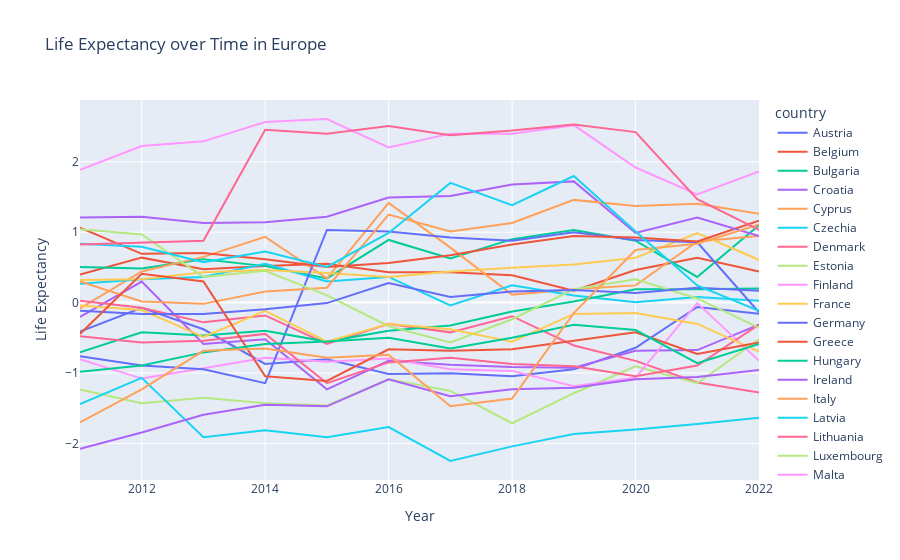

Notebook source saved alongside this figure:
### Code cell
fig = px.line(
    combined,
    x='year',
    y='healthcare',
    color='country',
    labels={'year': 'Year', 'healthcare': 'Life Expectancy'},
    title='Life Expectancy over Time in Europe',
    hover_data=['country', 'year']
)
fig

### Figure 1 — Plotly figure (JSON) as saved in the notebook; plotly's stock layout.template omitted (floating-point values rounded to 4 significant figures)
{"data": [{"customdata": [["Austria"], ["Austria"], ["Austria"], ["Austria"], ["Austria"], ["Austria"], ["Austria"], ["Austria"], ["Austria"], ["Austria"], ["Austria"], ["Austria"]], "hovertemplate": "country=%{customdata[0]}<br>Year=%{x}<br>Life Expectancy=%{y}<extra></extra>", "legendgroup": "Austria", "line": {"color": "#636efa", "dash": "solid"}, "marker": {"symbol": "circle"}, "mode": "lines", "name": "Austria", "orientation": "v", "showlegend": true, "type": "scatter", "x": [2011, 2012, 2013, 2014, 2015, 2016, 2017, 2018, 2019, 2020, 2021, 2022], "xaxis": "x", "y": [-0.4118, -0.07264, -0.3789, -0.8712, -0.8056, -1.013, -1.002, -1.046, -0.9478, -0.6415, -0.0617, -0.1602], "yaxis": "y"}, {"customdata": [["Belgium"], ["Belgium"], ["Belgium"], ["Belgium"], ["Belgium"], ["Belgium"], ["Belgium"], ["Belgium"], ["Belgium"], ["Belgium"], ["Belgium"], ["Belgium"]], "hovertemplate": "country=%{customdata[0]}<br>Year=%{x}<br>Life Expectancy=%{y}<extra></extra>", "legendgroup": "Belgium", "line": {"color": "#EF553B", "dash": "solid"}, "marker": {"symbol": "circle"}, "mode": "lines", "name": "Belgium", "orientation": "v", "showlegend": true, "type": "scatter", "x": [2011, 2012, 2013, 2014, 2015, 2016, 2017, 2018, 2019, 2020, 2021, 2022], "xaxis": "x", "y": [0.3978, 0.6384, 0.4743, 0.5181, 0.5509, 0.4306, 0.4306, 0.3868, 0.168, 0.4634, 0.6384, 0.4415], "yaxis": "y"}, {"customdata": [["Bulgaria"], ["Bulgaria"], ["Bulgaria"], ["Bulgaria"], ["Bulgaria"], ["Bulgaria"], ["Bulgaria"], ["Bulgaria"], ["Bulgaria"], ["Bulgaria"], ["Bulgaria"], ["Bulgaria"]], "hovertemplate": "country=%{customdata[0]}<br>Year=%{x}<br>Life Expectancy=%{y}<extra></extra>", "legendgroup": "Bulgaria", "line": {"color": "#00cc96", "dash": "solid"}, "marker": {"symbol": "circle"}, "mode": "lines", "name": "Bulgaria", "orientation": "v", "showlegend": true, "type": "scatter", "x": [2011, 2012, 2013, 2014, 2015, 2016, 2017, 2018, 2019, 2020, 2021, 2022], "xaxis": "x", "y": [0.5071, 0.4853, 0.6165, 0.5181, 0.3431, 0.89, 0.6275, 0.901, 1.032, 0.8791, 0.3649, 1.098], "yaxis": "y"}, {"customdata": [["Croatia"], ["Croatia"], ["Croatia"], ["Croatia"], ["Croatia"], ["Croatia"], ["Croatia"], ["Croatia"], ["Croatia"], ["Croatia"], ["Croatia"], ["Croatia"]], "hovertemplate": "country=%{customdata[0]}<br>Year=%{x}<br>Life Expectancy=%{y}<extra></extra>", "legendgroup": "Croatia", "line": {"color": "#ab63fa", "dash": "solid"}, "marker": {"symbol": "circle"}, "mode": "lines", "name": "Croatia", "orientation": "v", "showlegend": true, "type": "scatter", "x": [2011, 2012, 2013, 2014, 2015, 2016, 2017, 2018, 2019, 2020, 2021, 2022], "xaxis": "x", "y": [-0.2039, 0.2993, -0.5868, -0.5211, -1.232, -0.8275, -0.8821, -0.915, -0.9259, -0.6852, -0.6743, -0.3133], "yaxis": "y"}, {"customdata": [["Cyprus"], ["Cyprus"], ["Cyprus"], ["Cyprus"], ["Cyprus"], ["Cyprus"], ["Cyprus"], ["Cyprus"], ["Cyprus"], ["Cyprus"], ["Cyprus"], ["Cyprus"]], "hovertemplate": "country=%{customdata[0]}<br>Year=%{x}<br>Life Expectancy=%{y}<extra></extra>", "legendgroup": "Cyprus", "line": {"color": "#FFA15A", "dash": "solid"}, "marker": {"symbol": "circle"}, "mode": "lines", "name": "Cyprus", "orientation": "v", "showlegend": true, "type": "scatter", "x": [2011, 2012, 2013, 2014, 2015, 2016, 2017, 2018, 2019, 2020, 2021, 2022], "xaxis": "x", "y": [-0.08358, 0.4415, 0.6494, 0.9338, 0.3431, 1.415, 0.7806, 0.1133, 0.1899, 0.2446, 0.8681, 0.9447], "yaxis": "y"}, {"customdata": [["Czechia"], ["Czechia"], ["Czechia"], ["Czechia"], ["Czechia"], ["Czechia"], ["Czechia"], ["Czechia"], ["Czechia"], ["Czechia"], ["Czechia"], ["Czechia"]], "hovertemplate": "country=%{customdata[0]}<br>Year=%{x}<br>Life Expectancy=%{y}<extra></extra>", "legendgroup": "Czechia", "line": {"color": "#19d3f3", "dash": "solid"}, "marker": {"symbol": "circle"}, "mode": "lines", "name": "Czechia", "orientation": "v", "showlegend": true, "type": "scatter", "x": [2011, 2012, 2013, 2014, 2015, 2016, 2017, 2018, 2019, 2020, 2021, 2022], "xaxis": "x", "y": [0.2665, 0.3321, 0.3649, 0.5509, 0.2993, 0.3649, -0.03982, 0.2446, 0.1024, 0.003938, 0.08051, 0.02582], "yaxis": "y"}, {"customdata": [["Denmark"], ["Denmark"], ["Denmark"], ["Denmark"], ["Denmark"], ["Denmark"], ["Denmark"], ["Denmark"], ["Denmark"], ["Denmark"], ["Denmark"], ["Denmark"]], "hovertemplate": "country=%{customdata[0]}<br>Year=%{x}<br>Life Expectancy=%{y}<extra></extra>", "legendgroup": "Denmark", "line": {"color": "#FF6692", "dash": "solid"}, "marker": {"symbol": "circle"}, "mode": "lines", "name": "Denmark", "orientation": "v", "showlegend": true, "type": "scatter", "x": [2011, 2012, 2013, 2014, 2015, 2016, 2017, 2018, 2019, 2020, 2021, 2022], "xaxis": "x", "y": [0.02582, -0.07264, -0.2805, -0.182, -0.5868, -0.3024, -0.4227, -0.193, -0.6087, -0.8275, -1.134, -1.276], "yaxis": "y"}, {"customdata": [["Estonia"], ["Estonia"], ["Estonia"], ["Estonia"], ["Estonia"], ["Estonia"], ["Estonia"], ["Estonia"], ["Estonia"], ["Estonia"], ["Estonia"], ["Estonia"]], "hovertemplate": "country=%{customdata[0]}<br>Year=%{x}<br>Life Expectancy=%{y}<extra></extra>", "legendgroup": "Estonia", "line": {"color": "#B6E880", "dash": "solid"}, "marker": {"symbol": "circle"}, "mode": "lines", "name": "Estonia", "orientation": "v", "showlegend": true, "type": "scatter", "x": [2011, 2012, 2013, 2014, 2015, 2016, 2017, 2018, 2019, 2020, 2021, 2022], "xaxis": "x", "y": [-1.232, -1.429, -1.353, -1.429, -1.462, -1.09, -1.254, -1.714, -1.287, -0.904, -1.145, -0.5211], "yaxis": "y"}, {"customdata": [["Finland"], ["Finland"], ["Finland"], ["Finland"], ["Finland"], ["Finland"], ["Finland"], ["Finland"], ["Finland"], ["Finland"], ["Finland"], ["Finland"]], "hovertemplate": "country=%{customdata[0]}<br>Year=%{x}<br>Life Expectancy=%{y}<extra></extra>", "legendgroup": "Finland", "line": {"color": "#FF97FF", "dash": "solid"}, "marker": {"symbol": "circle"}, "mode": "lines", "name": "Finland", "orientation": "v", "showlegend": true, "type": "scatter", "x": [2011, 2012, 2013, 2014, 2015, 2016, 2017, 2018, 2019, 2020, 2021, 2022], "xaxis": "x", "y": [-0.8056, -1.079, -0.9314, -0.7837, -0.8384, -0.7946, -0.9478, -0.9697, -1.188, -1.068, -0.007001, -0.8275], "yaxis": "y"}, {"customdata": [["France"], ["France"], ["France"], ["France"], ["France"], ["France"], ["France"], ["France"], ["France"], ["France"], ["France"], ["France"]], "hovertemplate": "country=%{customdata[0]}<br>Year=%{x}<br>Life Expectancy=%{y}<extra></extra>", "legendgroup": "France", "line": {"color": "#FECB52", "dash": "solid"}, "marker": {"symbol": "circle"}, "mode": "lines", "name": "France", "orientation": "v", "showlegend": true, "type": "scatter", "x": [2011, 2012, 2013, 2014, 2015, 2016, 2017, 2018, 2019, 2020, 2021, 2022], "xaxis": "x", "y": [0.3212, 0.3321, 0.4306, 0.4634, 0.4196, 0.3649, 0.4415, 0.4962, 0.54, 0.6384, 0.9885, 0.6056], "yaxis": "y"}, {"customdata": [["Germany"], ["Germany"], ["Germany"], ["Germany"], ["Germany"], ["Germany"], ["Germany"], ["Germany"], ["Germany"], ["Germany"], ["Germany"], ["Germany"]], "hovertemplate": "country=%{customdata[0]}<br>Year=%{x}<br>Life Expectancy=%{y}<extra></extra>", "legendgroup": "Germany", "line": {"color": "#636efa", "dash": "solid"}, "marker": {"symbol": "circle"}, "mode": "lines", "name": "Germany", "orientation": "v", "showlegend": true, "type": "scatter", "x": [2011, 2012, 2013, 2014, 2015, 2016, 2017, 2018, 2019, 2020, 2021, 2022], "xaxis": "x", "y": [-0.7618, -0.8931, -0.9478, -1.145, 1.032, 1.01, 0.9228, 0.8791, 0.9994, 0.89, 0.8572, -0.1383], "yaxis": "y"}, {"customdata": [["Greece"], ["Greece"], ["Greece"], ["Greece"], ["Greece"], ["Greece"], ["Greece"], ["Greece"], ["Greece"], ["Greece"], ["Greece"], ["Greece"]], "hovertemplate": "country=%{customdata[0]}<br>Year=%{x}<br>Life Expectancy=%{y}<extra></extra>", "legendgroup": "Greece", "line": {"color": "#EF553B", "dash": "solid"}, "marker": {"symbol": "circle"}, "mode": "lines", "name": "Greece", "orientation": "v", "showlegend": true, "type": "scatter", "x": [2011, 2012, 2013, 2014, 2015, 2016, 2017, 2018, 2019, 2020, 2021, 2022], "xaxis": "x", "y": [1.065, 0.6931, 0.7041, 0.6165, 0.5071, 0.5618, 0.6712, 0.8244, 0.9447, 0.9228, 0.8681, 1.164], "yaxis": "y"}, {"customdata": [["Hungary"], ["Hungary"], ["Hungary"], ["Hungary"], ["Hungary"], ["Hungary"], ["Hungary"], ["Hungary"], ["Hungary"], ["Hungary"], ["Hungary"], ["Hungary"]], "hovertemplate": "country=%{customdata[0]}<br>Year=%{x}<br>Life Expectancy=%{y}<extra></extra>", "legendgroup": "Hungary", "line": {"color": "#00cc96", "dash": "solid"}, "marker": {"symbol": "circle"}, "mode": "lines", "name": "Hungary", "orientation": "v", "showlegend": true, "type": "scatter", "x": [2011, 2012, 2013, 2014, 2015, 2016, 2017, 2018, 2019, 2020, 2021, 2022], "xaxis": "x", "y": [-0.7071, -0.4227, -0.4665, -0.4008, -0.554, -0.4008, -0.3242, -0.1273, 0.01488, 0.1899, 0.1899, 0.2008], "yaxis": "y"}, {"customdata": [["Ireland"], ["Ireland"], ["Ireland"], ["Ireland"], ["Ireland"], ["Ireland"], ["Ireland"], ["Ireland"], ["Ireland"], ["Ireland"], ["Ireland"], ["Ireland"]], "hovertemplate": "country=%{customdata[0]}<br>Year=%{x}<br>Life Expectancy=%{y}<extra></extra>", "legendgroup": "Ireland", "line": {"color": "#ab63fa", "dash": "solid"}, "marker": {"symbol": "circle"}, "mode": "lines", "name": "Ireland", "orientation": "v", "showlegend": true, "type": "scatter", "x": [2011, 2012, 2013, 2014, 2015, 2016, 2017, 2018, 2019, 2020, 2021, 2022], "xaxis": "x", "y": [1.207, 1.218, 1.131, 1.142, 1.218, 1.492, 1.514, 1.678, 1.721, 0.9885, 1.207, 0.9447], "yaxis": "y"}, {"customdata": [["Italy"], ["Italy"], ["Italy"], ["Italy"], ["Italy"], ["Italy"], ["Italy"], ["Italy"], ["Italy"], ["Italy"], ["Italy"], ["Italy"]], "hovertemplate": "country=%{customdata[0]}<br>Year=%{x}<br>Life Expectancy=%{y}<extra></extra>", "legendgroup": "Italy", "line": {"color": "#FFA15A", "dash": "solid"}, "marker": {"symbol": "circle"}, "mode": "lines", "name": "Italy", "orientation": "v", "showlegend": true, "type": "scatter", "x": [2011, 2012, 2013, 2014, 2015, 2016, 2017, 2018, 2019, 2020, 2021, 2022], "xaxis": "x", "y": [0.2993, 0.01488, -0.01794, 0.1571, 0.2118, 1.251, 1.01, 1.131, 1.459, 1.371, 1.404, 1.262], "yaxis": "y"}, {"customdata": [["Latvia"], ["Latvia"], ["Latvia"], ["Latvia"], ["Latvia"], ["Latvia"], ["Latvia"], ["Latvia"], ["Latvia"], ["Latvia"], ["Latvia"], ["Latvia"]], "hovertemplate": "country=%{customdata[0]}<br>Year=%{x}<br>Life Expectancy=%{y}<extra></extra>", "legendgroup": "Latvia", "line": {"color": "#19d3f3", "dash": "solid"}, "marker": {"symbol": "circle"}, "mode": "lines", "name": "Latvia", "orientation": "v", "showlegend": true, "type": "scatter", "x": [2011, 2012, 2013, 2014, 2015, 2016, 2017, 2018, 2019, 2020, 2021, 2022], "xaxis": "x", "y": [-1.44, -1.068, -1.91, -1.812, -1.91, -1.768, -2.25, -2.042, -1.867, -1.801, -1.724, -1.637], "yaxis": "y"}, {"customdata": [["Lithuania"], ["Lithuania"], ["Lithuania"], ["Lithuania"], ["Lithuania"], ["Lithuania"], ["Lithuania"], ["Lithuania"], ["Lithuania"], ["Lithuania"], ["Lithuania"], ["Lithuania"]], "hovertemplate": "country=%{customdata[0]}<br>Year=%{x}<br>Life Expectancy=%{y}<extra></extra>", "legendgroup": "Lithuania", "line": {"color": "#FF6692", "dash": "solid"}, "marker": {"symbol": "circle"}, "mode": "lines", "name": "Lithuania", "orientation": "v", "showlegend": true, "type": "scatter", "x": [2011, 2012, 2013, 2014, 2015, 2016, 2017, 2018, 2019, 2020, 2021, 2022], "xaxis": "x", "y": [-0.4774, -0.5649, -0.543, -0.4446, -1.145, -0.8493, -0.7837, -0.8712, -0.904, -1.046, -0.8931, -0.3133], "yaxis": "y"}, {"customdata": [["Luxembourg"], ["Luxembourg"], ["Luxembourg"], ["Luxembourg"], ["Luxembourg"], ["Luxembourg"], ["Luxembourg"], ["Luxembourg"], ["Luxembourg"], ["Luxembourg"], ["Luxembourg"], ["Luxembourg"]], "hovertemplate": "country=%{customdata[0]}<br>Year=%{x}<br>Life Expectancy=%{y}<extra></extra>", "legendgroup": "Luxembourg", "line": {"color": "#B6E880", "dash": "solid"}, "marker": {"symbol": "circle"}, "mode": "lines", "name": "Luxembourg", "orientation": "v", "showlegend": true, "type": "scatter", "x": [2011, 2012, 2013, 2014, 2015, 2016, 2017, 2018, 2019, 2020, 2021, 2022], "xaxis": "x", "y": [1.043, 0.9666, 0.3649, 0.4525, 0.1024, -0.3352, -0.5649, -0.2367, 0.1899, 0.3321, 0.05863, -0.3571], "yaxis": "y"}, {"customdata": [["Malta"], ["Malta"], ["Malta"], ["Malta"], ["Malta"], ["Malta"], ["Malta"], ["Malta"], ["Malta"], ["Malta"], ["Malta"], ["Malta"]], "hovertemplate": "country=%{customdata[0]}<br>Year=%{x}<br>Life Expectancy=%{y}<extra></extra>", "legendgroup": "Malta", "line": {"color": "#FF97FF", "dash": "solid"}, "marker": {"symbol": "circle"}, "mode": "lines", "name": "Malta", "orientation": "v", "showlegend": true, "type": "scatter", "x": [2011, 2012, 2013, 2014, 2015, 2016, 2017, 2018, 2019, 2020, 2021, 2022], "xaxis": "x", "y": [1.886, 2.225, 2.29, 2.564, 2.607, 2.203, 2.4, 2.4, 2.52, 1.918, 1.535, 1.864], "yaxis": "y"}, {"customdata": [["Netherlands"], ["Netherlands"], ["Netherlands"], ["Netherlands"], ["Netherlands"], ["Netherlands"], ["Netherlands"], ["Netherlands"], ["Netherlands"], ["Netherlands"], ["Netherlands"], ["Netherlands"]], "hovertemplate": "country=%{customdata[0]}<br>Year=%{x}<br>Life Expectancy=%{y}<extra></extra>", "legendgroup": "Netherlands", "line": {"color": "#FECB52", "dash": "solid"}, "marker": {"symbol": "circle"}, "mode": "lines", "name": "Netherlands", "orientation": "v", "showlegend": true, "type": "scatter", "x": [2011, 2012, 2013, 2014, 2015, 2016, 2017, 2018, 2019, 2020, 2021, 2022], "xaxis": "x", "y": [-0.03982, -0.1055, -0.4883, -0.1164, -0.554, -0.3024, -0.3789, -0.554, -0.1602, -0.1492, -0.3024, -0.6962], "yaxis": "y"}, {"customdata": [["Poland"], ["Poland"], ["Poland"], ["Poland"], ["Poland"], ["Poland"], ["Poland"], ["Poland"], ["Poland"], ["Poland"], ["Poland"], ["Poland"]], "hovertemplate": "country=%{customdata[0]}<br>Year=%{x}<br>Life Expectancy=%{y}<extra></extra>", "legendgroup": "Poland", "line": {"color": "#636efa", "dash": "solid"}, "marker": {"symbol": "circle"}, "mode": "lines", "name": "Poland", "orientation": "v", "showlegend": true, "type": "scatter", "x": [2011, 2012, 2013, 2014, 2015, 2016, 2017, 2018, 2019, 2020, 2021, 2022], "xaxis": "x", "y": [-0.1164, -0.1602, -0.1602, -0.09452, -0.007001, 0.2774, 0.08051, 0.1571, 0.179, 0.1352, 0.2118, 0.168], "yaxis": "y"}, {"customdata": [["Portugal"], ["Portugal"], ["Portugal"], ["Portugal"], ["Portugal"], ["Portugal"], ["Portugal"], ["Portugal"], ["Portugal"], ["Portugal"], ["Portugal"], ["Portugal"]], "hovertemplate": "country=%{customdata[0]}<br>Year=%{x}<br>Life Expectancy=%{y}<extra></extra>", "legendgroup": "Portugal", "line": {"color": "#EF553B", "dash": "solid"}, "marker": {"symbol": "circle"}, "mode": "lines", "name": "Portugal", "orientation": "v", "showlegend": true, "type": "scatter", "x": [2011, 2012, 2013, 2014, 2015, 2016, 2017, 2018, 2019, 2020, 2021, 2022], "xaxis": "x", "y": [-0.4446, 0.4087, 0.2993, -1.046, -1.112, -0.6634, -0.6852, -0.6634, -0.543, -0.4227, -0.729, -0.5649], "yaxis": "y"}, {"customdata": [["Romania"], ["Romania"], ["Romania"], ["Romania"], ["Romania"], ["Romania"], ["Romania"], ["Romania"], ["Romania"], ["Romania"], ["Romania"], ["Romania"]], "hovertemplate": "country=%{customdata[0]}<br>Year=%{x}<br>Life Expectancy=%{y}<extra></extra>", "legendgroup": "Romania", "line": {"color": "#00cc96", "dash": "solid"}, "marker": {"symbol": "circle"}, "mode": "lines", "name": "Romania", "orientation": "v", "showlegend": true, "type": "scatter", "x": [2011, 2012, 2013, 2014, 2015, 2016, 2017, 2018, 2019, 2020, 2021, 2022], "xaxis": "x", "y": [-0.9806, -0.8931, -0.7071, -0.5868, -0.554, -0.4993, -0.6524, -0.4993, -0.3133, -0.3899, -0.8603, -0.5868], "yaxis": "y"}, {"customdata": [["Slovakia"], ["Slovakia"], ["Slovakia"], ["Slovakia"], ["Slovakia"], ["Slovakia"], ["Slovakia"], ["Slovakia"], ["Slovakia"], ["Slovakia"], ["Slovakia"], ["Slovakia"]], "hovertemplate": "country=%{customdata[0]}<br>Year=%{x}<br>Life Expectancy=%{y}<extra></extra>", "legendgroup": "Slovakia", "line": {"color": "#ab63fa", "dash": "solid"}, "marker": {"symbol": "circle"}, "mode": "lines", "name": "Slovakia", "orientation": "v", "showlegend": true, "type": "scatter", "x": [2011, 2012, 2013, 2014, 2015, 2016, 2017, 2018, 2019, 2020, 2021, 2022], "xaxis": "x", "y": [-2.075, -1.845, -1.593, -1.451, -1.473, -1.09, -1.331, -1.232, -1.21, -1.09, -1.057, -0.9587], "yaxis": "y"}, {"customdata": [["Slovenia"], ["Slovenia"], ["Slovenia"], ["Slovenia"], ["Slovenia"], ["Slovenia"], ["Slovenia"], ["Slovenia"], ["Slovenia"], ["Slovenia"], ["Slovenia"], ["Slovenia"]], "hovertemplate": "country=%{customdata[0]}<br>Year=%{x}<br>Life Expectancy=%{y}<extra></extra>", "legendgroup": "Slovenia", "line": {"color": "#FFA15A", "dash": "solid"}, "marker": {"symbol": "circle"}, "mode": "lines", "name": "Slovenia", "orientation": "v", "showlegend": true, "type": "scatter", "x": [2011, 2012, 2013, 2014, 2015, 2016, 2017, 2018, 2019, 2020, 2021, 2022], "xaxis": "x", "y": [-1.703, -1.232, -0.6852, -0.6524, -0.7837, -0.7399, -1.473, -1.363, -0.1492, 0.7478, 0.8353, 1.109], "yaxis": "y"}, {"customdata": [["Spain"], ["Spain"], ["Spain"], ["Spain"], ["Spain"], ["Spain"], ["Spain"], ["Spain"], ["Spain"], ["Spain"], ["Spain"], ["Spain"]], "hovertemplate": "country=%{customdata[0]}<br>Year=%{x}<br>Life Expectancy=%{y}<extra></extra>", "legendgroup": "Spain", "line": {"color": "#19d3f3", "dash": "solid"}, "marker": {"symbol": "circle"}, "mode": "lines", "name": "Spain", "orientation": "v", "showlegend": true, "type": "scatter", "x": [2011, 2012, 2013, 2014, 2015, 2016, 2017, 2018, 2019, 2020, 2021, 2022], "xaxis": "x", "y": [0.8353, 0.7916, 0.5728, 0.7259, 0.5071, 0.9885, 1.7, 1.382, 1.798, 1.01, 0.2446, -0.1164], "yaxis": "y"}, {"customdata": [["Sweden"], ["Sweden"], ["Sweden"], ["Sweden"], ["Sweden"], ["Sweden"], ["Sweden"], ["Sweden"], ["Sweden"], ["Sweden"], ["Sweden"], ["Sweden"]], "hovertemplate": "country=%{customdata[0]}<br>Year=%{x}<br>Life Expectancy=%{y}<extra></extra>", "legendgroup": "Sweden", "line": {"color": "#FF6692", "dash": "solid"}, "marker": {"symbol": "circle"}, "mode": "lines", "name": "Sweden", "orientation": "v", "showlegend": true, "type": "scatter", "x": [2011, 2012, 2013, 2014, 2015, 2016, 2017, 2018, 2019, 2020, 2021, 2022], "xaxis": "x", "y": [0.8244, 0.8517, 0.8791, 2.454, 2.4, 2.509, 2.378, 2.443, 2.531, 2.422, 1.47, 1.032], "yaxis": "y"}], "layout": {"legend": {"title": {"text": "country"}, "tracegroupgap": 0}, "title": {"text": "Life Expectancy over Time in Europe"}, "xaxis": {"anchor": "y", "domain": [0, 1], "title": {"text": "Year"}}, "yaxis": {"anchor": "x", "domain": [0, 1], "title": {"text": "Life Expectancy"}}}}
